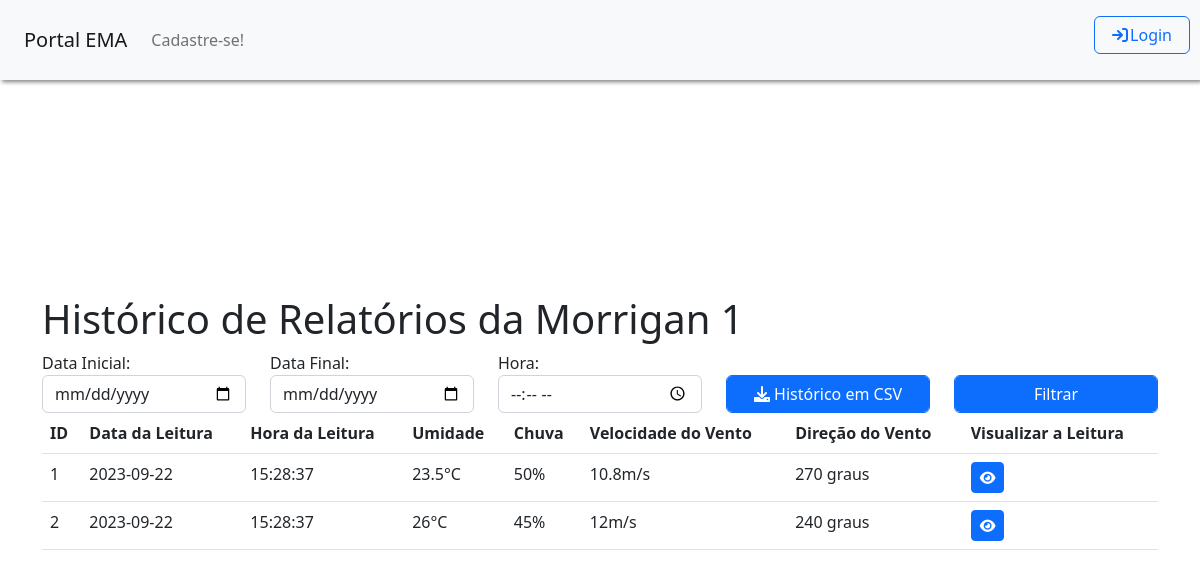
Screenshot of /Tela_Listar_Relatorios.php?idema=1 with the database file from the repository.
### tables this page shows
CREATE TABLE IF NOT EXISTS emas (
  idema INT NOT NULL AUTO_INCREMENT,
  nome VARCHAR(45) NOT NULL,
  ip VARCHAR(45) NOT NULL,
  publica INT NOT NULL,
  latitude VARCHAR(45) NOT NULL,
  longitude VARCHAR(45) NOT NULL,
  usuarios_idusuario INT NOT NULL,
  ativa INT NOT NULL,
  topico_kafka VARCHAR (45) NOT NULL,
  PRIMARY KEY (idema, usuarios_idusuario),
    FOREIGN KEY (usuarios_idusuario)
    REFERENCES usuarios (idusuario));

CREATE TABLE IF NOT EXISTS relatorios (
  idrelatorio INT NOT NULL AUTO_INCREMENT,
  data DATE NOT NULL,
  hora TIME NOT NULL,

   
  temperatura FLOAT NOT NULL,
  unidade_tem VARCHAR(5) NOT NULL,
  erro_tem BOOLEAN NOT NULL,
  
  umidade FLOAT NOT NULL,
  unidade_um VARCHAR(5) NOT NULL,
  erro_um BOOLEAN NOT NULL,

  vento_velocidade FLOAT NOT NULL,
  unidade_vv VARCHAR(5) NOT NULL,
  erro_vv BOOLEAN NOT NULL,
  
  vento_direcao FLOAT NOT NULL,
  unidade_vd VARCHAR(50) NOT NULL,
  erro_vd BOOLEAN NOT NULL,
   
  radiacao_solar FLOAT NULL,
  unidade_rs VARCHAR(5) NULL,
  erro_rs BOOLEAN NOT NULL,

  pressao_atmos FLOAT NULL,
  unidade_pa VARCHAR(5) NULL,
  erro_pa BOOLEAN NOT NULL,
  
  volume_chuva FLOAT NULL,
  unidade_vc VARCHAR(5) NULL,
  erro_vc BOOLEAN NOT NULL,
  
  frequencia_chuva FLOAT NULL,
  unidade_fc VARCHAR(5) NULL,
  erro_fc BOOLEAN NOT NULL,
   
   
  nao_previstos JSON NULL,
  erros TEXT NULL,
  emas_idema INT,
  emas_usuarios_idusuario INT,
 PRIMARY KEY (idrelatorio, emas_idema, emas_usuarios_idusuario),
    FOREIGN KEY (emas_idema , emas_usuarios_idusuario)
    REFERENCES emas (idema , usuarios_idusuario));

### controllers/controller_relatorio.php (the view, shortened to what this page needs)
<?php
function listarRelatorios($idema) {
    $conexao = conectarBanco();
    if ($_SERVER['REQUEST_METHOD'] === 'POST') {
        $dataInicial = $_POST['data_inicial'];
        $dataFinal = $_POST['data_final'];
        $horaLeitura = $_POST['hora_leitura'];
        $sql = "SELECT * FROM relatorios WHERE 1=1 AND emas_idema = '$idema'";
        if (!empty($dataInicial)) {
            $sql .= " AND data >= '$dataInicial'";
        }
        if (!empty($dataFinal)) {
            $sql .= " AND data <= '$dataFinal'";
        }
        if (!empty($horaLeitura)) {
            $sql .= " AND hora >= '$horaLeitura'";
        }
        $result = $conexao->query($sql);
    } else {
        $sql = "SELECT * FROM relatorios WHERE 1 = 1 AND emas_idema = '$idema'";
        $result = $conexao->query($sql);
    }
    if ($result->num_rows >= 0) {
        while ($row = $result->fetch_assoc()) {
            echo '<tr id="row-' . $row['idrelatorio'] . '">';
            echo '<td>' . $row['idrelatorio'] . '</td>';
            echo '<td>' . $row['data'] . '</td>';
            echo '<td>' . $row['hora'] . '</td>';
            if($row['erro_tem'] == false){
                echo '<td>' . $row['temperatura'] . $row['unidade_tem'] . '</td>';
            }else{
                echo '<td title="Valor com erro" style="color: red;">' . $row['temperatura'] . $row['unidade_tem'] . '</td>';
            }
            if($row['erro_um'] == false){
                echo '<td>' . $row['umidade'] . $row['unidade_um'] . '</td>';
            }else{
                echo '<td title="Valor com erro" style="color: red;">' . $row['umidade'] . $row['unidade_um'] . '</td>';
            }
            if($row['erro_vv'] == false){
                echo '<td>' . $row['vento_velocidade'] . $row['unidade_vv'] . '</td>';
            }else{
                echo '<td title="Valor com erro" style="color: red;">' . $row['vento_velocidade'] . $row['unidade_vv'] . '</td>';
            }
            if($row['erro_vd'] == false){
                echo '<td>' . $row['vento_direcao'] . ' ' . $row['unidade_vd'] . '</td>';
            }else{
                echo '<td title="Valor com erro" style="color: red;">' . $row['vento_direcao'] . ' ' . $row['unidade_vd'] . '</td>';
            }
            echo '<td>';
            echo '<a href="Tela_Visualizar_Relatorio.php?idrelatorio=' . $row['idrelatorio'] . '"><button name="btn-visualizar-relatorio" type="button" class="btn btn-primary btn-sm" onclick="">';
            echo '<i class="fas fa-eye"></i>';
            echo '</button></a>';
            echo '</td>';
            echo '</tr>';
        }
    } else {
        echo '<tr><td colspan="7">Nenhum dado encontrado.</td></tr>';
    }
}
function buscarEMAPorID($idema) {
    $conexao = conectarBanco();
    $idema = mysqli_real_escape_string($conexao, $idema);
    $query = "SELECT * FROM emas WHERE idema = '$idema'";
    $resultado = mysqli_query($conexao, $query);
    if ($resultado && mysqli_num_rows($resultado) > 0) {
        $ema = mysqli_fetch_assoc($resultado);
        return $ema;
    } else {
        return false;
    }
}
?>

### Tela_Listar_Relatorios.php (shortened to what this page needs)
<!DOCTYPE html>
<?php
require '../portalEMA/functions/geral.php';
require '../portalEMA/controllers/controller_relatorio.php';
$emaID = $_GET['idema'];
$ema = buscarEMAPorID($emaID);
?>
<html>
    <head>
        <link rel="stylesheet" type="text/css" href="../portalEMA/css/style.css">
        <link rel="stylesheet" href="https://unpkg.com/leaflet@1.7.1/dist/leaflet.css" />
        <link rel="stylesheet" href="https://cdnjs.cloudflare.com/ajax/libs/font-awesome/6.0.0-beta3/css/all.min.css">
        <link rel="stylesheet" type="text/css" href="https://cdn.jsdelivr.net/npm/bootstrap@5.2.3/dist/css/bootstrap.min.css">
        <link rel="stylesheet" type="text/css" href="https://cdn.datatables.net/1.13.6/css/jquery.dataTables.min.css">
    </head>
    <body>
        <div class="container" style="margin-top: 5%;">
            <h1>Histórico de Relatórios da <?php echo $ema['nome'] ?></h1>
            <form method="POST" action="">
                <div class="row justify-content-between">
                    <div class="col">
                        <label for="data_inicial">Data Inicial:</label>
                        <input type="date" name="data_inicial" id="dataInicial" class="form-control">
                    </div>
                    <div class="col">
                        <label for="data_final">Data Final:</label>
                        <input type="date" name="data_final" id="dataFinal" class="form-control">
                    </div>
                    <div class="col">
                        <label for="hora_leitura">Hora:</label>
                        <input type="time" name="hora_leitura" id="hora" class="form-control">
                    </div>
                    <div class="col">
                        <a href="../portalEMA/functions/download_historico_csv.php?idema=<?php echo $emaID; ?>&&nome=<?php echo $ema['nome']; ?>" class="btn btn-primary form-control">
                            <i class="fas fa-download"></i>
                            Histórico em CSV
                        </a>
                    </div>
                    <div class="col">
                        <button name="btn-filtrar" type="submit" class="btn btn-primary form-control">Filtrar</button>
                    </div>
                </div>
            </form>
            <table id="datatable" class="table table-responsive" style="width:100%"
                   <thead>
                    <tr>
                        <th>ID</th>
                        <th>Data da Leitura</th>
                        <th>Hora da Leitura</th>
                        <th>Umidade</th>
                        <th>Chuva</th>
                        <th>Velocidade do Vento</th>
                        <th>Direção do Vento</th>
                        <th>Visualizar a Leitura</th>
                    </tr>
                <tbody>
                    <?php
                    listarRelatorios($ema['idema']);
                    ?>
                </tbody>
            </table>
        </div>
    </body>
</html>

### css/style.css (style rules this page uses)
html, body { height: 100%; }
body { display: -ms-flexbox; display: -webkit-box; display: flex; -ms-flex-align: center; -ms-flex-pack: center; -webkit-box-align: center; align-items: center; -webkit-box-pack: center; justify-content: center; padding-top: 40px; padding-bottom: 40px; background-color: #f5f5f5; }

### rows the page displays
emas: nome "Morrigan 1"
relatorios: idrelatorio "1", data "2023-09-22", hora "15:28:37", temperatura "23.5", unidade_tem "°C", umidade "50", unidade_um "%", vento_velocidade "10.8", unidade_vv "m/s", vento_direcao "270", unidade_vd "graus"
relatorios: idrelatorio "2", data "2023-09-22", hora "15:28:37", temperatura "26", unidade_tem "°C", umidade "45", unidade_um "%", vento_velocidade "12", unidade_vv "m/s", vento_direcao "240", unidade_vd "graus"
